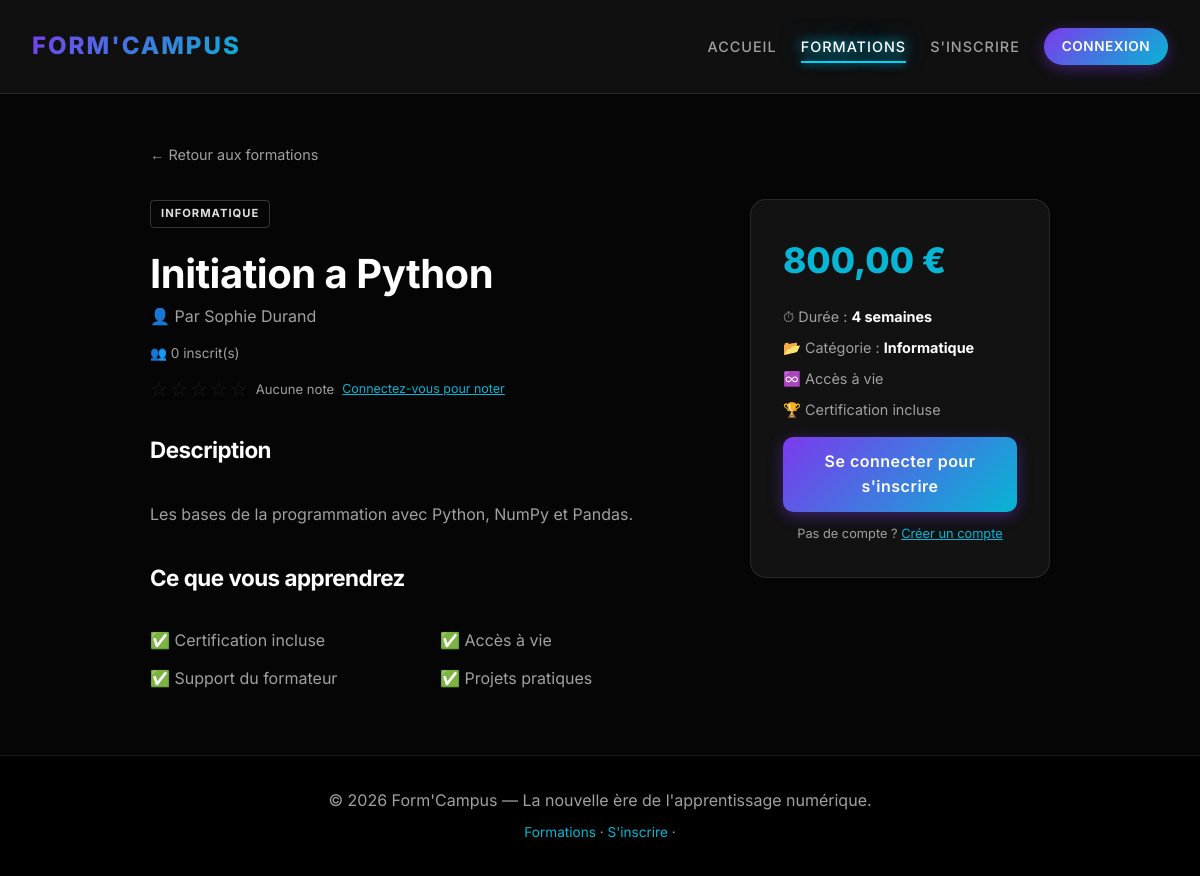
Screenshot of /detail.php?id=2 with the database file from the repository.
### tables this page shows
CREATE TABLE formations (
    id          INT AUTO_INCREMENT PRIMARY KEY,
    titre       VARCHAR(255)  NOT NULL,
    categorie   VARCHAR(100)  NOT NULL,
    description TEXT,
    duree       VARCHAR(50),
    prix        DECIMAL(10,2) NOT NULL DEFAULT 0,
    formateur   VARCHAR(150)  DEFAULT NULL,
    image       VARCHAR(255)  DEFAULT NULL,
    actif       TINYINT(1)    NOT NULL DEFAULT 1,
    created_at  DATETIME      DEFAULT CURRENT_TIMESTAMP
);

### includes/auth.php (called while the page is built, shortened)
<?php
function is_logged_in(): bool {
    return isset($_SESSION['user_id']);
}
?>

### detail.php (the view, shortened to what this page needs)
<?php
require_once 'includes/db.php';
require_once 'includes/auth.php';
require_once 'includes/rating.php';
$id = isset($_GET['id']) ? (int)$_GET['id'] : 0;
$stmt = $pdo->prepare("SELECT * FROM formations WHERE id=:id AND actif=1");
$stmt->execute([':id'=>$id]);
$formation = $stmt->fetch();
$already_enrolled = false;
$nb_inscrits = $pdo->prepare("SELECT COUNT(*) FROM inscriptions WHERE formation_id=:fid");
$nb_inscrits->execute([':fid'=>$id]);
$nb_inscrits = $nb_inscrits->fetchColumn();
include 'includes/header.php';
?>
<div style="max-width:900px;margin:0 auto;">
    <a href="formations.php" style="color:var(--text-muted);text-decoration:none;font-size:.9rem;">← Retour aux formations</a>
    <div style="display:grid;grid-template-columns:1fr 300px;gap:2rem;margin-top:2rem;" class="detail-grid">
        <div>
            <span class="badge" style="margin-bottom:1rem;"><?= htmlspecialchars($formation['categorie']) ?></span>
            <h1 style="font-size:2.5rem;margin:.5rem 0;"><?= htmlspecialchars($formation['titre']) ?></h1>
            <?php if (!empty($formation['formateur'])): ?>
                <p style="color:var(--text-muted);margin:.5rem 0;">👤 Par <?= htmlspecialchars($formation['formateur']) ?></p>
            <?php endif; ?>
            <p style="color:var(--text-muted);font-size:.85rem;">👥 <?= $nb_inscrits ?> inscrit(s)</p>
            <h2 style="font-size:1.4rem;margin-top:2rem;">Description</h2>
            <p style="color:var(--text-muted);line-height:1.8;"><?= nl2br(htmlspecialchars($formation['description'])) ?></p>
            <h2 style="font-size:1.4rem;margin-top:2rem;">Ce que vous apprendrez</h2>
            <ul style="color:var(--text-muted);list-style:none;padding:0;display:grid;grid-template-columns:1fr 1fr;gap:.75rem;">
                <li>✅ Certification incluse</li>
                <li>✅ Accès à vie</li>
                <li>✅ Support du formateur</li>
                <li>✅ Projets pratiques</li>
            </ul>
        </div>
        <div>
            <div class="stat-card" style="text-align:left;position:sticky;top:100px;">
                <p style="font-size:2.2rem;font-weight:800;color:var(--accent-color);margin:0;">
                    <?= $formation['prix']==0?'Gratuit':number_format($formation['prix'],2,',',' ').' €' ?>
                </p>
                <div style="color:var(--text-muted);font-size:.9rem;margin:1rem 0;display:flex;flex-direction:column;gap:.5rem;">
                    <span>⏱ Durée : <strong style="color:#fff;"><?= htmlspecialchars($formation['duree']) ?></strong></span>
                    <span>📂 Catégorie : <strong style="color:#fff;"><?= htmlspecialchars($formation['categorie']) ?></strong></span>
                    <span>♾️ Accès à vie</span>
                    <span>🏆 Certification incluse</span>
                </div>
                <?php if ($already_enrolled): ?>
                    <div class="alert alert-success" style="margin-bottom:1rem;">✅ Vous êtes déjà inscrit</div>
                    <a href="my_learning.php" class="btn btn-block">Accéder à mon espace →</a>
                <?php else: ?>
                    <a href="login.php" class="btn btn-block">Se connecter pour s'inscrire</a>
                    <p style="text-align:center;font-size:.8rem;color:var(--text-muted);margin-top:.75rem;">
                        Pas de compte ? <a href="register.php" style="color:var(--accent-color);">Créer un compte</a>
                    </p>
                <?php endif; ?>
            </div>
        </div>
    </div>
</div>
<?php include 'includes/footer.php'; ?>

### css/style.css (style rules this page uses)
:root { --bg-color: #050505; --card-bg: #121212; --card-hover: #1a1a1a; --text-color: #e0e0e0; --text-muted: #a0a0a0; --primary-color: #7c3aed; --accent-color: #06b6d4; --success-color: #22c55e; --error-color: #ef4444; --gradient-primary: linear-gradient(135deg, #7c3aed 0%, #06b6d4 100%); --gradient-glow: linear-gradient(135deg, rgba(124,58,237,.5) 0%, rgba(6,182,212,.5) 100%); --border-color: rgba(255,255,255,.1); --font-family: 'Inter', 'Segoe UI', Roboto, Helvetica, Arial, sans-serif; --shadow-glow: 0 0 20px rgba(124,58,237,.3); }
*, *::before, *::after { box-sizing: border-box; }
body { background-color: var(--bg-color); color: var(--text-color); font-family: var(--font-family); margin: 0; padding: 0; line-height: 1.6; min-height: 100vh; display: flex; flex-direction: column; }
h1, h2, h3 { color: #fff; font-weight: 700; letter-spacing: -.5px; }
h1 { font-size: 3.5rem; margin-bottom: 1rem; line-height: 1.1; }
h2 { font-size: 2rem; margin-bottom: 2rem; }
.btn { display: inline-block; background: var(--gradient-primary); color: #fff; padding: 12px 32px; border-radius: 50px; text-decoration: none; font-weight: 600; letter-spacing: .5px; border: none; cursor: pointer; transition: transform .2s, box-shadow .2s; box-shadow: 0 4px 15px rgba(124,58,237,.4); }
.btn-block { display: block; width: 100%; text-align: center; border-radius: 10px; }
.badge { display: inline-block; padding: 4px 10px; border-radius: 4px; font-size: .7rem; font-weight: 700; text-transform: uppercase; letter-spacing: 1px; border: 1px solid rgba(255,255,255,.2); background: transparent; color: var(--text-color); align-self: flex-start; }
.stat-card { background: var(--card-bg); border: 1px solid var(--border-color); border-radius: 16px; padding: 2rem; text-align: center; transition: transform .2s, box-shadow .2s; }
.stat-card p { color: var(--text-muted); margin: 0; font-size: .9rem; }

### rows the page displays
formations: categorie "INFORMATIQUE", titre "Initiation a Python", formateur "Sophie Durand", description "Les bases de la programmation avec Python, NumPy et Pandas.", prix "800,00", duree "4 semaines", categorie "Informatique"

### other values shown
$nb_inscrits "0"
